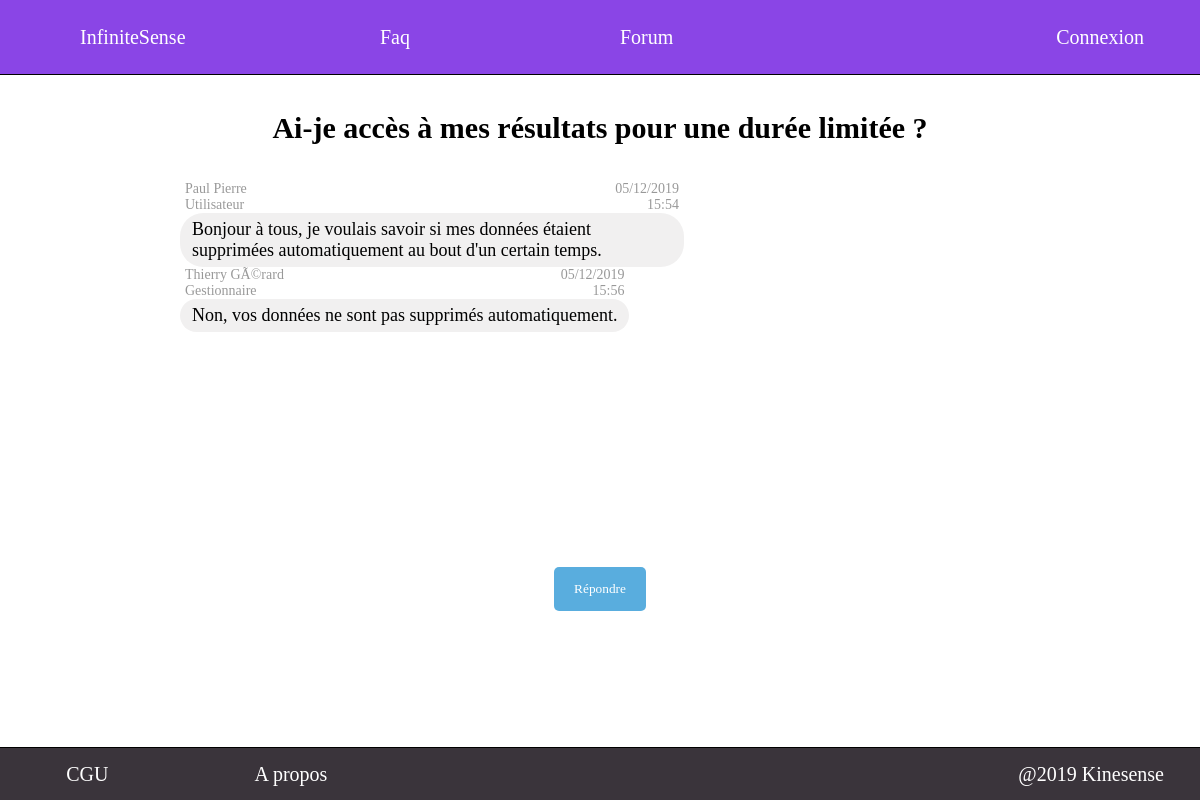
Page /src/view/autre/Forum_sujet.php?id_sujet=1 on the earlier database version.
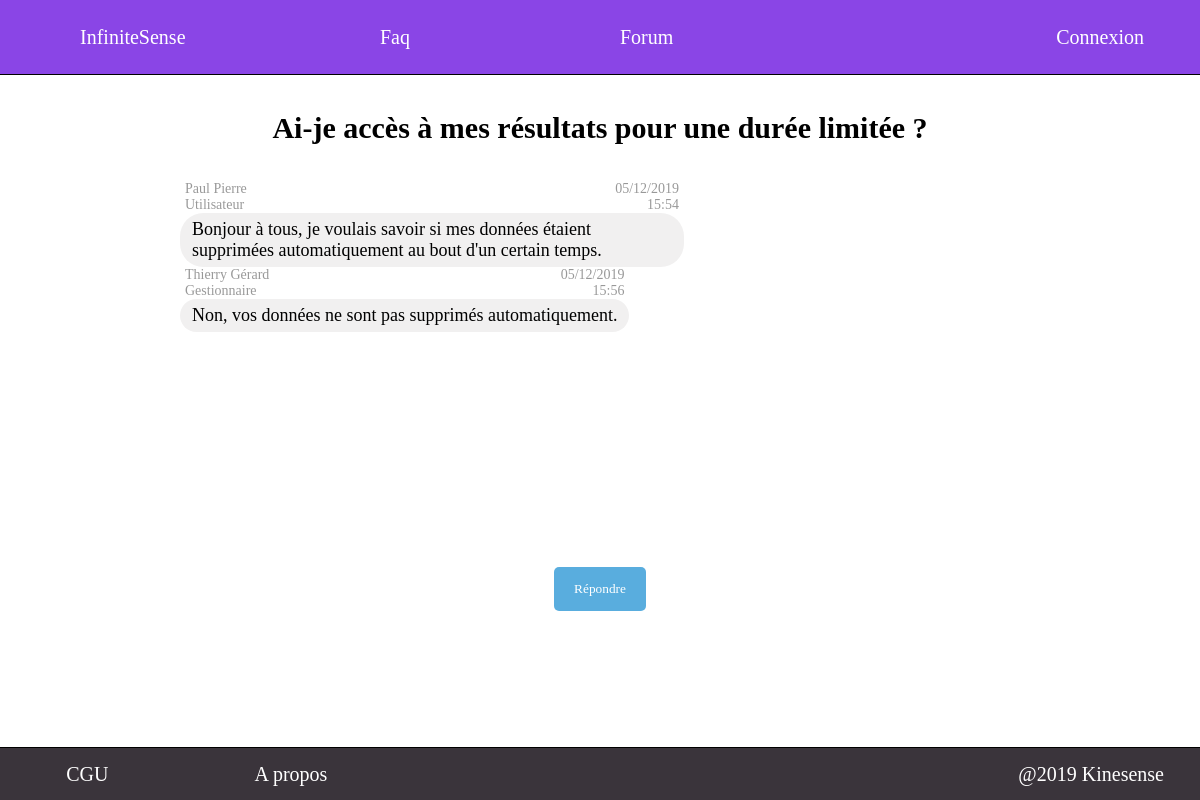
Same page on the later database version.
### tables this page shows
CREATE TABLE sujet_forum(
	id_sujet INT AUTO_INCREMENT PRIMARY KEY,
	id_utilisateur INT NOT NULL,
	titre VARCHAR(255) NOT NULL,
	date_creation_sujet DATETIME NOT NULL,
	CONSTRAINT fk_sujet_forum_utilisateur FOREIGN KEY (id_utilisateur) REFERENCES utilisateur(id_utilisateur)
);

CREATE TABLE message_forum(
	id_message INT AUTO_INCREMENT PRIMARY KEY,
	id_sujet INT NOT NULL,
	id_utilisateur INT NOT NULL,
	message TEXT NOT NULL,
	date_poste DATETIME NOT NULL,
	CONSTRAINT fk_message_forum_sujet FOREIGN KEY (id_sujet) REFERENCES sujet_forum(id_sujet),
	CONSTRAINT fk_message_forum_utilisateur FOREIGN KEY (id_utilisateur) REFERENCES utilisateur(id_utilisateur)
);

CREATE TABLE utilisateur(
	id_utilisateur INT AUTO_INCREMENT PRIMARY KEY,
	prenom VARCHAR(30) DEFAULT NULL,
	nom VARCHAR(30) DEFAULT NULL,
	adresse_mail VARCHAR(50) NOT NULL UNIQUE,
	mot_de_passe VARCHAR(255) DEFAULT NULL,
	role CHAR NOT NULL
);

### src/model/convert_role.php (called while the page is built, shortened)
<?php
function char_to_str($char) {
  if ($char==='G') {return('Gestionnaire');}
  if ($char==='U') {return('Utilisateur');}
  return('error');
}
?>

### src/view/autre/Forum_sujet.php (the view, shortened to what this page needs)
<!DOCTYPE html>
<html>
	<head>
		<link rel="stylesheet" href="../../public/css/autre/Forum_sujet.css"/>
	</head>
	<body>
		<?php include("../general/Header.php"); ?>
    <?php
    if (!isset($_SESSION['id_utilisateur'])) {$id_utilisateur=0;} else {$id_utilisateur=$_SESSION['id_utilisateur'];}
		if (!isset($_SESSION['role'])) {$role='U';} else {$role=$_SESSION['role'];}
    ?>
		<?php include('../general/Message_serveur.php');?>
    <section>
			<?php
			$db = db_connect();
				?><script> show_message('Connexion à la base de donnée impossible','red'); </script><?php
			try {
        $id_sujet=$_GET['id_sujet'];
				$req = "SELECT titre FROM sujet_forum WHERE id_sujet=$id_sujet";
			  $rep = $db->query($req);
        $titre=$rep->fetch();
        echo '<h1>'.$titre['titre'].'</h1>';
			} catch (Exception $e)
			{
				?><script type="text/javascript"> show_message('Erreur serveur','red'); </script><?php
				exit;
			}
      $req2="SELECT * FROM message_forum WHERE id_sujet=$id_sujet ORDER BY date_poste ASC";
      $rep2=$db->query($req2);
			?>
			<div id="conversation">
				<?php
      	while ($infos_message=$rep2->fetch()) {?>
          <div class=
          <?php
          if ($infos_message['id_utilisateur']==$id_utilisateur) {echo 'message_self';} else {echo 'message_other';}
          ?>
          >
          <?php
          try {
            $id_utilisateur_message=$infos_message['id_utilisateur'];
            $req3 = "SELECT nom, prenom, role FROM utilisateur where id_utilisateur=$id_utilisateur_message";
            $rep3 = $db->query($req3);
            $user=$rep3->fetch();
						include_once('../../model/convert_role.php');
						if (char_to_str($user['role'])=='error') {
							?><script type="text/javascript"> show_message("Erreur serveur au message d'id="+<?php echo $infos_message['id_message'] ?>,'red'); </script><?php
						} else {
							?>
							<div class="message">
								<div class="utilisateur">
									<?php
									$prenom=$user['prenom'];
									$nom=$user['nom'];
									$texte=$infos_message['message'];
									$texte=str_replace("\n\r","<br/>",$texte);
									$texte=str_replace("\r\n","<br/>",$texte);
									$texte=str_replace("\r","<br/>",$texte);
									$texte=str_replace("\n","<br/>",$texte);
									if ($role=='A') {
										echo "<a href='../accueil/Accueil_admin?search=".addslashes($prenom)."+".addslashes($nom)."'>";
										echo $prenom." ".$nom.'<br>'.char_to_str($user['role'])."</a>";
									} else {
										echo $prenom." ".$nom.'<br>'.char_to_str($user['role']);
									}
									?>
								</div>
								<div class="date"><?php echo date('d/m/Y', strtotime($infos_message['date_poste'])).'<br>'.date('H:i', strtotime($infos_message['date_poste'])); ?></div>
								<div class="texte"><?php echo $texte; ?></div>
							</div>
								<?php
						}
          } catch (Exception $e)
          {
            ?><script type="text/javascript">
            show_message("Erreur serveur au message id="+<?php echo $infos_message['id_message'] ?>,'red');
            </script><?php
          }
          ?>
          </div>
      	<?php
				}
				?>
      </div>
			<?php
			if ($id_utilisateur==0) {
				?><button type='button' id='new_message' onclick="show_connexion_form()">Répondre</button><?php
			} else {
				?><button type='button' id='new_message' onclick='show_new_message_form()'>Répondre</button><?php
			}
			?>
		</section>
		<?php include("../general/Footer.php"); ?>
	</body>
</html>

### src/view/general/Header.php (shortened to what this page needs)
<!DOCTYPE html>
<html>
	<head>
		<link rel="stylesheet" href="../../public/css/general/Header.css" />
	</head>
	<header>
		<ul id="deroulant">
			<li><a href="../../index.html">InfiniteSense</a></li>
			<li><a href="../autre/Faq.php">Faq</a></li>
			<li><a href="../autre/Forum.php">Forum</a></li>
			<?php
			if (isset($_SESSION['role']))
			{
				include_once('../../model/convert_role.php');
				$role=char_to_str($_SESSION['role']);
				if ($role=="Administrateur") {$accueil="Accueil_admin.php";}
				if ($role=="Gestionnaire") {$accueil="Accueil_gestionnaire.php";}
				if ($role=="Utilisateur") {$accueil="Accueil_utilisateur.php";}
				if ($role=='error') {header('Location:../loggedout/Connexion?error=5.php');exit;}
				echo '<li id="menu">'.$_SESSION['prenom'].' '.$_SESSION['nom'].'<ul>';
				if(basename($_SERVER['PHP_SELF']) !==$accueil) {echo "<li><a href='../accueil/".$accueil."'>Accueil</a></li>";}
				if(basename($_SERVER['PHP_SELF']) !=='Profil.php') {echo '<li><a href="../autre/Profil.php">Profil</a></li>';}
				echo '<li><a href="../../controller/logout.php">Déconnexion</a></li>';
				echo '</ul></li>';
			} else {
				echo '<li><a href="../loggedout/Connexion.php">Connexion</a></li>';
			}
			?>
		</ul>
	</header>
</html>

### src/view/general/Message_serveur.php (shortened to what this page needs)
<!DOCTYPE html>
<html>
	<head>
		<link rel="stylesheet" href="../../public/css/general/Message_serveur.css" />
	</head>
	<body onload=get_message(<?php echo json_encode($_GET);?>);>
  </body>
</html>

### src/view/general/Footer.php (shortened to what this page needs)
<!DOCTYPE html>
<html>
	<head>
		<link rel="stylesheet" href="../../public/css/general/Footer.css" />
	</head>
	<body>
    <footer>
      <ul>
        <li>CGU</li>
        <li>A propos</li>
        <li>@2019 Kinesense</li>
      </ul>
    </footer>
  </body>
</html>

### src/public/css/autre/Forum_sujet.css (style rules this page uses)
section { position:relative; top:75px; width:100%; }
section h1 { position: relative; margin-top: 3%; margin-bottom: 3%; text-align: center; font-size: 30px; }
#conversation { position:relative; overflow-y: auto; height:350px; scrollbar-width: thin; width: 70%; margin: auto; overflow-x: hidden; }
#conversation > * { max-width: 60%; display: flex; }
#conversation .message_other { float:left; clear: both; flex-direction: row-reverse; }
#conversation > * > .message > .utilisateur { float:left; opacity: .40; text-align: left; margin: 0px 5px; font-size: 14px; }
#conversation > * > .message > .date { float:right; opacity: .40; text-align: right; margin: 0px 5px; font-size: 14px; }
#conversation > * > .message > .texte { clear: both; border: none; border-radius: 1.3em; padding: 6px 12px; font-size: 18px; }
#conversation > .message_other > .message > .texte { background-color: #f1f0f0; float:left; }
section #new_message { background-color: #59adde; color: white; padding: 14px 20px; border: none; outline: none; border-radius: 5px; display: block; margin: auto; margin-top: 3%; margin-bottom: 3%; }
:root { --cancel_color: #ff476f; --delete_color: #59adde; }

### src/public/css/general/Header.css (style rules this page uses)
* { font-family: Cambria;padding: 0; margin: 0; }
header { min-width: 500px; background:#8a45e6; position:fixed; top:0; z-index: 1; height: 74px; width:100%; border-bottom:1px black solid; }
header ul { list-style-type: none; }
header > ul { display:flex; width:100%; }
header > ul > li { font-size:20px; text-align:center; position: absolute; color:white; margin-top: 12px; margin-bottom:12px; padding:14px 20px; }
header a { text-decoration: none; transition: all 0.2s; }
header > ul > li > a { color: white; }
header > ul > li:nth-child(1) { left:5%; }
header > ul > li:nth-child(2) { left:30%; }
header > ul > li:nth-child(3) { left:50%; }
header > ul > li:nth-child(4) { right:3%; }

### src/public/css/general/Connexion_form.css (style rules this page uses)
:root { --cancel_color: #ff476f; --delete_color: #59adde; }

### src/public/css/general/Footer.css (style rules this page uses)
footer { position:fixed; bottom:0; z-index: 1; background: #3a343b; height: 52px; width:100%; border-top:1px black solid; }
footer ul { list-style-type:none; display:flex; width:100%; }
footer ul li { font-size:20px; height:100%; color:white; padding-top:15px; padding-bottom:15px; }
footer ul li:nth-child(1) { width:15%; text-align:center; }
footer ul li:nth-child(2) { width:20%; text-align:center; }
footer ul li:nth-child(3) { width:65%; text-align:right; padding-right:3%; }

Differences in the rows shown:
changed through a linked row, message_forum "Non, vos données ne sont pas supprimés automatiquement.": id_utilisateur.nom "GÃ©rard" → "Gérard"
